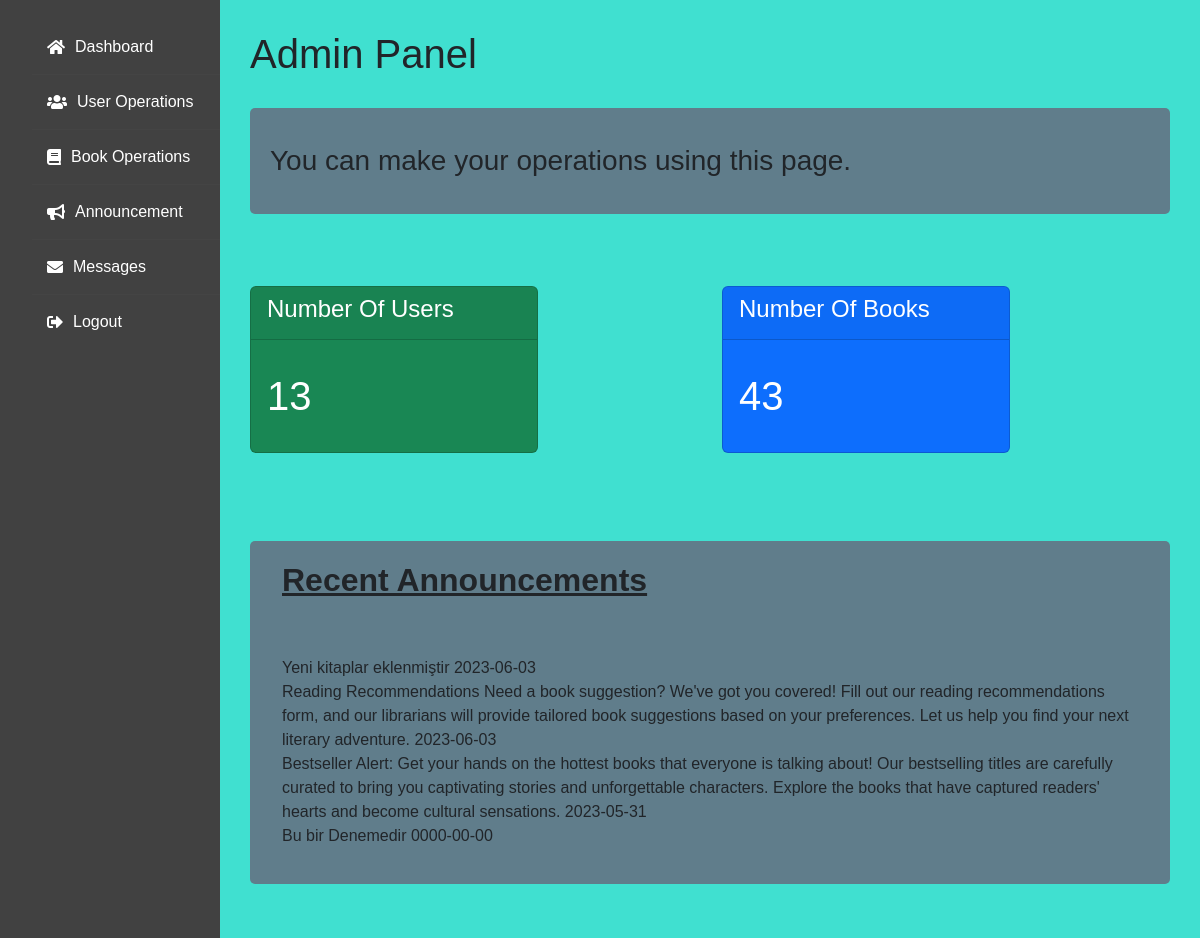
/admin/admindashboard.php (signed in), run on the app's committed database.
### tables this page shows
CREATE TABLE `announcement` (
  `id` int(11) NOT NULL,
  `title` varchar(600) NOT NULL,
  `content` varchar(600) NOT NULL,
  `date` date NOT NULL
);

### admin/admindashboard.php (the view, shortened to what this page needs)
<?php
require 'dbconnection.php';
$result = mysqli_query($connection, "SELECT COUNT(*) FROM user;");
$row = mysqli_fetch_array($result);
$usercount = $row[0];
$result = mysqli_query($connection, "SELECT COUNT(*) FROM book;");
$row = mysqli_fetch_array($result);
$bookcount = $row[0];
$sql = "SELECT * FROM announcement ORDER BY date DESC ";
$result = mysqli_query($connection, $sql);
?>
<!DOCTYPE html>
<html>
<head>
    <link rel="stylesheet" href="https://cdnjs.cloudflare.com/ajax/libs/font-awesome/5.15.3/css/all.min.css">
    <link href="https://cdn.jsdelivr.net/npm/bootstrap@5.3.0/dist/css/bootstrap.min.css" rel="stylesheet">
</head>
<body>
    <div class="sidebar">
        <ul class="menu">
            <li class="active"><a href="#"><i class="fas fa-home"></i> Dashboard</a></li>
            <li><a href="./useroperations/userindex.php"><i class="fas fa-users"></i> User Operations</a></li>
            <li><a href="./bookoperations/bookindex.php"><i class="fas fa-book"></i> Book Operations</a></li>
            <li><a href="announcement.php"><i class="fas fa-bullhorn"></i> Announcement</a></li>
            <li><a href="../mesaj/index.php"><i class="fas fa-envelope"></i>Messages</a></li>
            <li><a href="logout.php"><i class="fas fa-sign-out-alt"></i> Logout</a></li>
        </ul>
    </div>
    <div class="main-content">
        <div class="header">
            <h1>Admin Panel</h1>
        </div>
        <div class="info">
            <p>
            <h3>You can make your operations using this page.</h3>
            </p>
        </div>
        <section>
            <br>
            <br>
            <br>
            <div class="row">
                <div class="col-sm-6">
                    <div class="card text-white bg-success mb-3" style="max-width: 18rem;">
                        <div class="card-header">
                            <h4>Number Of Users </h4>
                        </div>
                        <div class="card-body">
                            <p class="card-text">
                            <h1><?php echo $usercount; ?></h1>
                            </p>
                        </div>
                    </div>
                </div>
                <div class="col-sm-6">
                    <div class="card text-white bg-primary mb-3" style="max-width: 18rem;">
                        <div class="card-header">
                            <h4>Number Of Books </h4>
                        </div>
                        <div class="card-body">
                            <p class="card-text">
                            <h1><?php echo $bookcount; ?></h1>
                            </p>
                        </div>
                    </div>
                </div>
            </div>
            <br>
            <br>
            <br>
            <div class="info">
                <div class="container">
                    <h2> <u> <strong> Recent Announcements </strong> </u></h2>
                    <br>
                    <br>
                    <p> <?php if (mysqli_num_rows($result) > 0) {
                            while ($row = mysqli_fetch_assoc($result)) {
                                echo $row["title"] . " " . $row["content"] . " " . $row['date'] . "<br>";
                            }
                        } else {
                            echo "0 results";
                        } ?></p>
                </div>
            </div>
        </section>
    </div>
</body>
</html>

### admin/admindashboard.php (style rules this page uses)
* { margin: 0; padding: 0; box-sizing: border-box; }
body { font-family: Arial, sans-serif; background-color: #40e0d0; }
.sidebar { position: fixed; top: 0; left: 0; height: 100%; width: 220px; background-color: #414141; padding-top: 20px; }
.menu li { list-style: none; padding: 15px; border-bottom: 1px solid #444444; }
.menu li:last-child { border-bottom: none; }
.menu li a { color: #fff; text-decoration: none; display: flex; align-items: center; }
.menu li a i { margin-right: 10px; }
.main-content { margin-left: 220px; padding: 30px; }
.header { margin-bottom: 30px; }
.info { background-color: #607d8b; padding: 20px; border-radius: 5px; }

### data on the page
announcement: content "Yeni kitaplar eklenmiştir", date "2023-06-03"
announcement: title "Reading Recommendations", content "Need a book suggestion? We've got you covered! Fill out our reading recommendations form, and our librarians will provide tailored book suggestions based on your preferences. Let us help you find your next literary adventure.", date "2023-06-03"
announcement: title "Bestseller Alert:", content "Get your hands on the hottest books that everyone is talking about! Our bestselling titles are carefully curated to bring you captivating stories and unforgettable characters. Explore the books that have captured readers' hearts and become cultural sensations.", date "2023-05-31"
announcement: content "Bu bir Denemedir", date "0000-00-00"

### other printed values
$usercount "13"
$bookcount "43"
